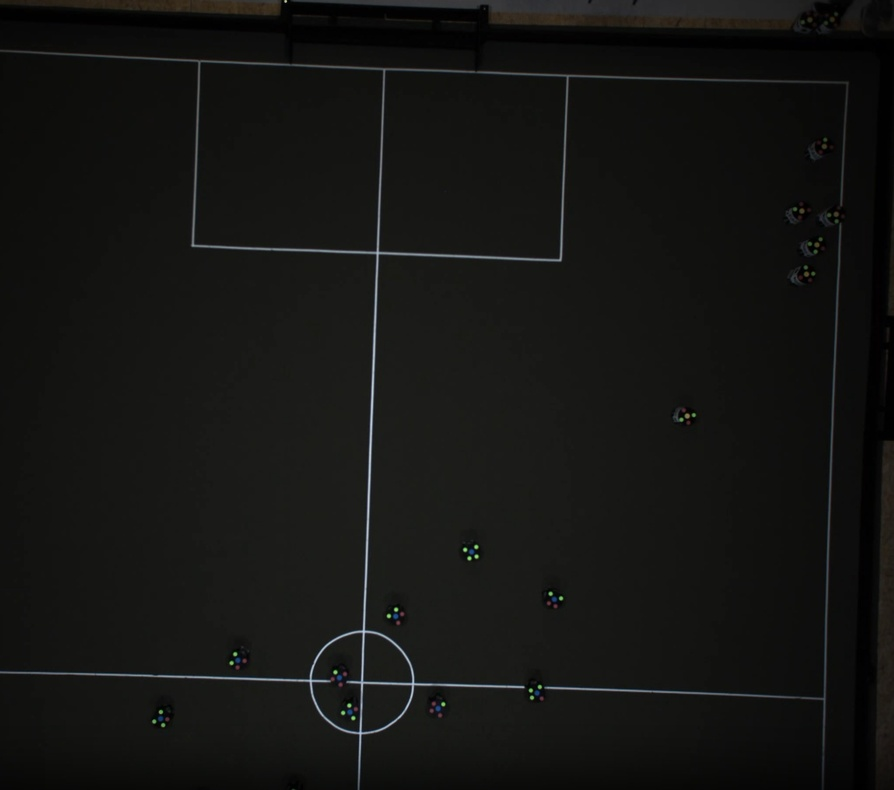
#> input picture other/CV/00000.jpg, 894 x 790 px, shrunk from 1321 x 1167 before the run
$ python nn.py
#> lines starting #> are read from the running program, lines starting #| are printed output that depends on the picture
#> further down, img1 is the input picture: shape (790, 894, 3); mean B, G, R 19.2, 20.9, 20.8
import numpy as np
import cv2
from matplotlib import pyplot as plt


def ORB(img):
    """
     ORB角点检测
     实例化ORB对象
    """
    orb = cv2.ORB_create(nfeatures=500)
    """检测关键点，计算特征描述符"""
    kp, des = orb.detectAndCompute(img, None)
#> kp = 494 keypoints; strongest (x, y, size): (363, 631, 31), (413, 683, 31), (395, 609, 31), (464, 549, 31)

    # 将关键点绘制在图像上
    img2 = cv2.drawKeypoints(img, kp, None, color=(0, 255, 0), flags=0)

    cv2.imwrite("1.jpg", img2)

    # 画图
    plt.figure(figsize=(10, 8), dpi=100)
    plt.imshow(img2[:, :, ::-1])
    plt.xticks([]), plt.yticks([])
    plt.show()
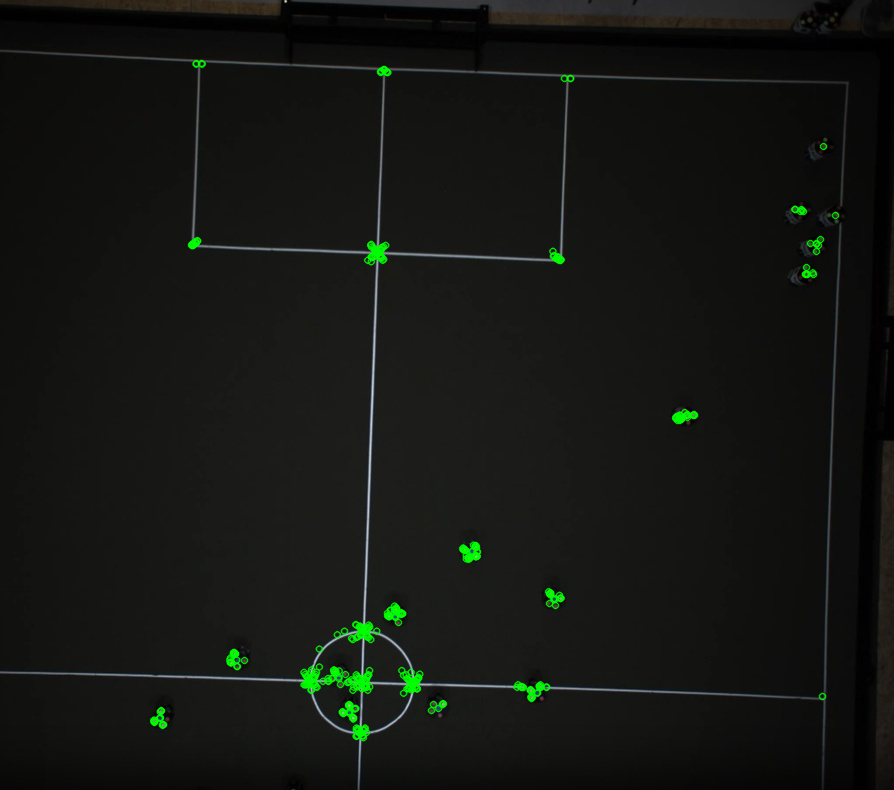
#> shown: shape (790, 894, 3); mean R, G, B 20.5, 22.4, 18.9
    return kp, des


img1 = cv2.imread("00000.jpg")
kp1, des1 = ORB(img1)
#> kp1 has the same summary as kp in ORB
